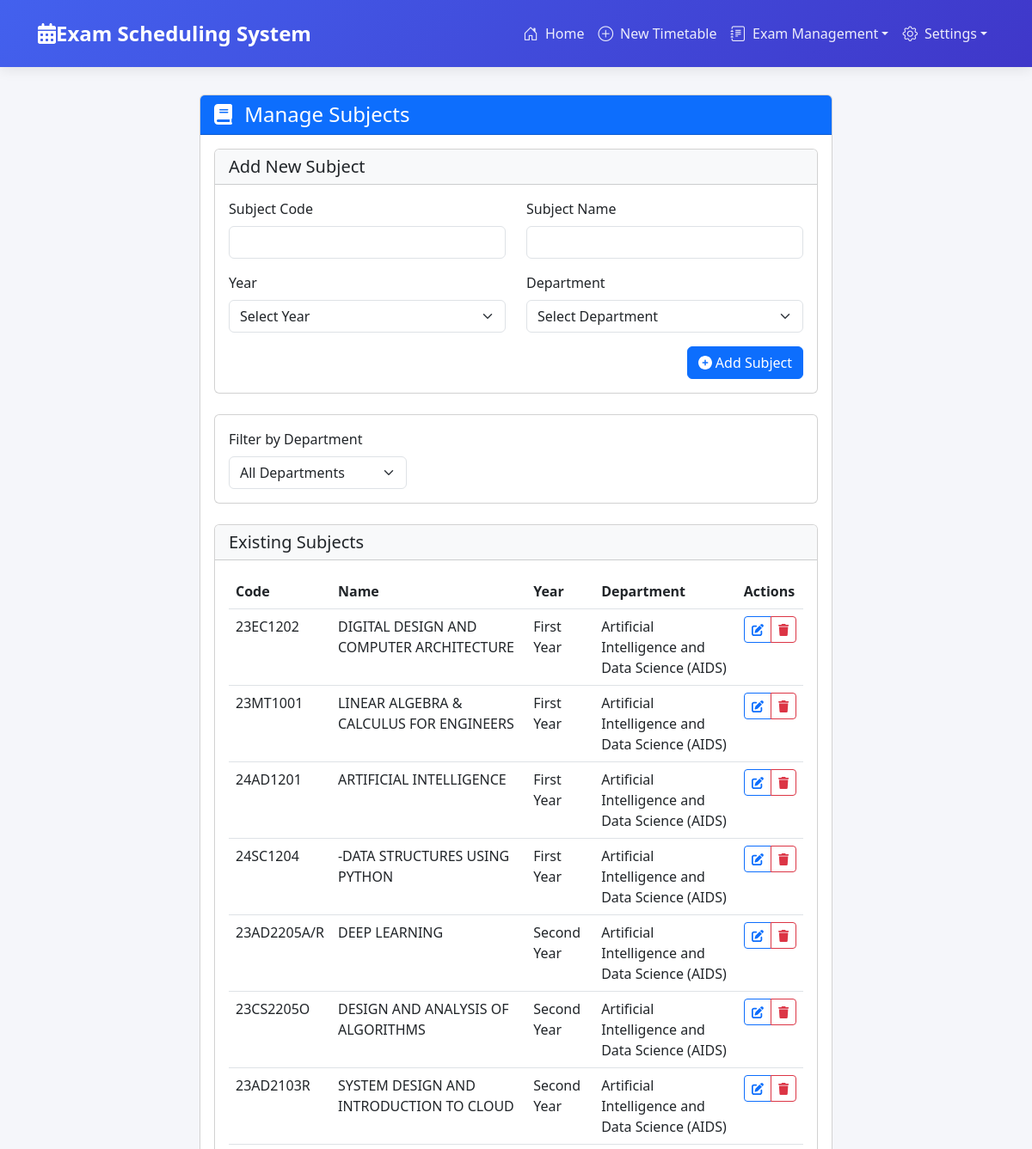
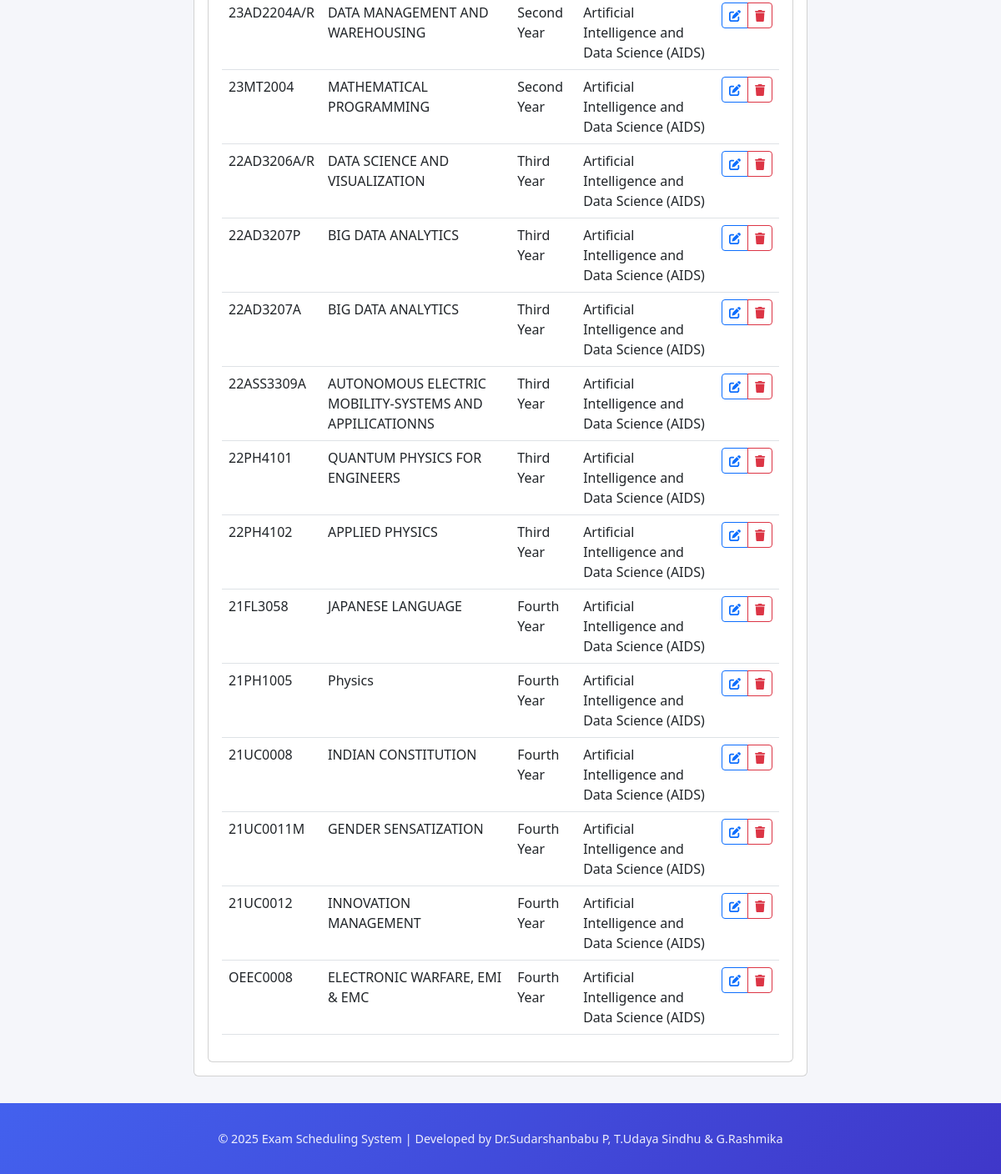
The page /welcome/subjects/ on the database its author committed (2 pictures, top to bottom).
### exams/models.py (models this page shows, shortened)
class Course(models.Model):
    YEAR_CHOICES = [
        ('1', 'First Year'),
        ('2', 'Second Year'),
        ('3', 'Third Year'),
        ('4', 'Fourth Year'),
    ]
    code = models.CharField(max_length=10, unique=True)
    name = models.CharField(max_length=100)
    department = models.ForeignKey(Department, on_delete=models.CASCADE, related_name='courses')
    year = models.CharField(max_length=1, choices=YEAR_CHOICES, default='1')
    semester = models.IntegerField(validators=[MinValueValidator(1)], default=1)
    credits = models.IntegerField(validators=[MinValueValidator(1)], default=3)
    class Meta:
        ordering = ['code']

class Department(models.Model):
    name = models.CharField(max_length=100, unique=True)
    code = models.CharField(max_length=10, unique=True)
    description = models.TextField(blank=True)
    class Meta:
        ordering = ['name']

### exams/views.py (the view, shortened to what this page needs)
# urls.py: path('subjects/', views.manage_subjects, name='manage_subjects'),
def manage_subjects(request):
    departments = Department.objects.all()
    courses = Course.objects.all().order_by('year', 'code')
    return render(request, 'exams/manage_subjects.html', {
        'departments': departments,
        'courses': courses
    })

### templates/exams/manage_subjects.html (shortened to what this page needs)
{% extends 'base.html' %}
{% block content %}
<div class="row justify-content-center">
    <div class="col-md-8">
        <div class="card">
            <div class="card-header bg-primary text-white">
                <h4 class="mb-0">
                    <i class="fas fa-book me-2"></i>
                    Manage Subjects
                </h4>
            </div>
            <div class="card-body">
                <div class="card mb-4">
                    <div class="card-header bg-light">
                        <h5 class="mb-0">Add New Subject</h5>
                    </div>
                    <div class="card-body">
                        <form method="post" class="needs-validation" novalidate>
                            <div class="row">
                                <div class="col-md-6 mb-3">
                                    <label for="code" class="form-label">Subject Code</label>
                                    <input type="text" class="form-control" id="code" name="code" required>
                                </div>
                                <div class="col-md-6 mb-3">
                                    <label for="name" class="form-label">Subject Name</label>
                                    <input type="text" class="form-control" id="name" name="name" required>
                                </div>
                            </div>
                            <div class="row">
                                <div class="col-md-6 mb-3">
                                    <label for="year" class="form-label">Year</label>
                                    <select class="form-select" id="year" name="year" required>
                                        <option value="">Select Year</option>
                                    </select>
                                </div>
                                <div class="col-md-6 mb-3">
                                    <label for="department" class="form-label">Department</label>
                                    <select class="form-select" id="department" name="department" required>
                                        <option value="">Select Department</option>
                                    </select>
                                </div>
                            </div>
                            <div class="d-flex justify-content-end">
                                <button type="submit" class="btn btn-primary">
                                    <i class="fas fa-plus-circle me-1"></i>Add Subject
                                </button>
                            </div>
                        </form>
                    </div>
                </div>
                <div class="card mb-4">
                    <div class="card-body">
                        <div class="row align-items-center">
                            <div class="col-md-4">
                                <label for="filterDepartment" class="form-label">Filter by Department</label>
                                <select class="form-select" id="filterDepartment">
                                    <option value="">All Departments</option>
                                </select>
                            </div>
                        </div>
                    </div>
                </div>
                <div class="card">
                    <div class="card-header bg-light">
                        <h5 class="mb-0">Existing Subjects</h5>
                    </div>
                    <div class="card-body">
                        <div class="table-responsive">
                            <table class="table table-hover">
                                <thead>
                                    <tr>
                                        <th>Code</th>
                                        <th>Name</th>
                                        <th>Year</th>
                                        <th>Department</th>
                                        <th>Actions</th>
                                    </tr>
                                </thead>
                                <tbody>
                                    {% for course in courses %}
                                    <tr data-department="{{ course.department.id }}" class="subject-row">
                                        <td>{{ course.code }}</td>
                                        <td>{{ course.name }}</td>
                                        <td>{{ course.get_year_display }}</td>
                                        <td>{{ course.department.name }} ({{ course.department.code }})</td>
                                        <td>
                                            <div class="btn-group">
                                                <button type="button" class="btn btn-sm btn-outline-primary edit-subject"
                                                        data-subject-id="{{ course.id }}"
                                                        data-code="{{ course.code }}"
                                                        data-name="{{ course.name }}"
                                                        data-year="{{ course.year }}"
                                                        data-department="{{ course.department.id }}">
                                                    <i class="fas fa-edit"></i>
                                                </button>
                                                <button type="button" class="btn btn-sm btn-outline-danger delete-subject"
                                                        data-subject-id="{{ course.id }}"
                                                        data-code="{{ course.code }}">
                                                    <i class="fas fa-trash"></i>
                                                </button>
                                            </div>
                                        </td>
                                    </tr>
                                    {% endfor %}
                                </tbody>
                            </table>
                        </div>
                    </div>
                </div>
            </div>
        </div>
    </div>
</div>
{% endblock %}

### templates/base.html (shortened to what this page needs)
<!DOCTYPE html>
<html lang="en">
<head>
    <link href="https://cdn.jsdelivr.net/npm/bootstrap@5.3.0/dist/css/bootstrap.min.css" rel="stylesheet">
    <link href="https://cdnjs.cloudflare.com/ajax/libs/font-awesome/6.0.0/css/all.min.css" rel="stylesheet">
    <link rel="stylesheet" href="https://cdn.jsdelivr.net/npm/bootstrap-icons@1.7.2/font/bootstrap-icons.css">
</head>
<body>
    <nav class="navbar navbar-expand-lg navbar-dark bg-primary">
        <div class="container">
            <a class="navbar-brand" href="{% url 'home' %}">
                <i class="fas fa-calendar-alt"></i>
                Exam Scheduling System
            </a>
            <div class="collapse navbar-collapse" id="navbarNav">
                <ul class="navbar-nav ms-auto">
                    <li class="nav-item">
                        <a class="nav-link {% if request.resolver_match.url_name == 'home' %}active{% endif %}" href="{% url 'home' %}">
                            <i class="bi bi-house-door"></i> Home
                        </a>
                    </li>
                    <li class="nav-item">
                        <a class="nav-link {% if request.resolver_match.url_name == 'create_timetable' %}active{% endif %}" href="{% url 'create_timetable' %}">
                            <i class="bi bi-plus-circle"></i> New Timetable
                        </a>
                    </li>
                    <li class="nav-item dropdown">
                        <a class="nav-link dropdown-toggle" href="#" id="examDropdown" role="button" data-bs-toggle="dropdown">
                            <i class="bi bi-journal-text"></i> Exam Management
                        </a>
                    </li>
                    <li class="nav-item dropdown">
                        <a class="nav-link dropdown-toggle" href="#" id="settingsDropdown" role="button" data-bs-toggle="dropdown">
                            <i class="bi bi-gear"></i> Settings
                        </a>
                    </li>
                </ul>
            </div>
        </div>
    </nav>
    <div class="main-content">
        <div class="container">
            {% block content %}
            {% endblock %}
        </div>
    </div>
    <footer class="footer">
        <div class="container text-center">
            <p>© 2025 Exam Scheduling System | Developed by Dr.Sudarshanbabu P, T.Udaya Sindhu & G.Rashmika</p>
        </div>
    </footer>
</body>
</html>

### templates/base.html (style rules this page uses)
:root { --primary-color: #4361ee; --secondary-color: #3f37c9; --accent-color: #4895ef; --light-color: #f8f9fa; --dark-color: #212529; --success-color: #2ecc71; --danger-color: #e74c3c; --warning-color: #f39c12; --info-color: #3498db; }
body { background-color: #f5f6fa; font-family: 'Segoe UI', Tahoma, Geneva, Verdana, sans-serif; min-height: 100vh; display: flex; flex-direction: column; }
.navbar { background: linear-gradient(135deg, var(--primary-color), var(--secondary-color)); padding: 1rem 2rem; box-shadow: 0 2px 15px rgba(0,0,0,0.1); position: sticky; top: 0; z-index: 1000; }
.navbar-brand { font-size: 1.5rem; font-weight: 600; color: white !important; display: flex; align-items: center; transition: transform 0.3s ease; }
.nav-link { color: rgba(255,255,255,0.9) !important; font-weight: 500; padding: 0.5rem 1rem; border-radius: 8px; transition: all 0.3s ease; display: flex; align-items: center; position: relative; overflow: hidden; }
.nav-link::before { content: ''; position: absolute; bottom: 0; left: 0; width: 100%; height: 2px; background: var(--accent-color); transform: scaleX(0); transform-origin: right; transition: transform 0.3s ease; }
.nav-link i { margin-right: 8px; font-size: 1.1rem; transition: transform 0.3s ease; }
.footer { background: linear-gradient(135deg, var(--primary-color), var(--secondary-color)); color: white; padding: 2rem 0; margin-top: auto; }
.footer p { margin: 0; font-size: 0.9rem; opacity: 0.9; }
.main-content { flex: 1; padding: 2rem 0; }

### rows shown on the page
Course: code "23EC1202", name "DIGITAL DESIGN AND COMPUTER ARCHITECTURE", year "First Year", department.name "Artificial Intelligence and Data Science", department.code "AIDS"
Course: code "23MT1001", name "LINEAR ALGEBRA & CALCULUS FOR ENGINEERS", year "First Year", department.name "Artificial Intelligence and Data Science", department.code "AIDS"
Course: code "24AD1201", name "ARTIFICIAL INTELLIGENCE", year "First Year", department.name "Artificial Intelligence and Data Science", department.code "AIDS"
Course: code "24SC1204", name "-DATA STRUCTURES USING PYTHON", year "First Year", department.name "Artificial Intelligence and Data Science", department.code "AIDS"
Course: code "23AD2205A/R", name "DEEP LEARNING", year "Second Year", department.name "Artificial Intelligence and Data Science", department.code "AIDS"
Course: code "23CS2205O", name "DESIGN AND ANALYSIS OF ALGORITHMS", year "Second Year", department.name "Artificial Intelligence and Data Science", department.code "AIDS"
Course: code "23AD2103R", name "SYSTEM DESIGN AND INTRODUCTION TO CLOUD", year "Second Year", department.name "Artificial Intelligence and Data Science", department.code "AIDS"
Course: code "23AD2204A/R", name "DATA MANAGEMENT AND WAREHOUSING", year "Second Year", department.name "Artificial Intelligence and Data Science", department.code "AIDS"
Course: code "23MT2004", name "MATHEMATICAL PROGRAMMING", year "Second Year", department.name "Artificial Intelligence and Data Science", department.code "AIDS"
Course: code "22AD3206A/R", name "DATA SCIENCE AND VISUALIZATION", year "Third Year", department.name "Artificial Intelligence and Data Science", department.code "AIDS"
Course: code "22AD3207P", name "BIG DATA ANALYTICS", year "Third Year", department.name "Artificial Intelligence and Data Science", department.code "AIDS"
Course: code "22AD3207A", name "BIG DATA ANALYTICS", year "Third Year", department.name "Artificial Intelligence and Data Science", department.code "AIDS"
Course: code "22ASS3309A", name "AUTONOMOUS ELECTRIC MOBILITY-SYSTEMS AND APPILICATIONNS", year "Third Year", department.name "Artificial Intelligence and Data Science", department.code "AIDS"
Course: code "22PH4101", name "QUANTUM PHYSICS FOR ENGINEERS", year "Third Year", department.name "Artificial Intelligence and Data Science", department.code "AIDS"
Course: code "22PH4102", name "APPLIED PHYSICS", year "Third Year", department.name "Artificial Intelligence and Data Science", department.code "AIDS"
Course: code "21FL3058", name "JAPANESE LANGUAGE", year "Fourth Year", department.name "Artificial Intelligence and Data Science", department.code "AIDS"
Course: code "21PH1005", name "Physics", year "Fourth Year", department.name "Artificial Intelligence and Data Science", department.code "AIDS"
Course: code "21UC0008", name "INDIAN CONSTITUTION", year "Fourth Year", department.name "Artificial Intelligence and Data Science", department.code "AIDS"
Course: code "21UC0011M", name "GENDER SENSATIZATION", year "Fourth Year", department.name "Artificial Intelligence and Data Science", department.code "AIDS"
Course: code "21UC0012", name "INNOVATION MANAGEMENT", year "Fourth Year", department.name "Artificial Intelligence and Data Science", department.code "AIDS"
Course: code "OEEC0008", name "ELECTRONIC WARFARE, EMI & EMC", year "Fourth Year", department.name "Artificial Intelligence and Data Science", department.code "AIDS"
